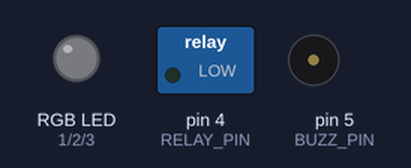
Bench run of a sketch on a simulated Arduino Uno, built with avr-gcc and run on an emulated ATmega328P. Shown: switched loads named in the sketch (green lamp = pin HIGH), an RGB LED mixed from three pins (HIGH = lit), buzzer (waves = sounding).

Above: at 2.5 s.
At 6.5 s:
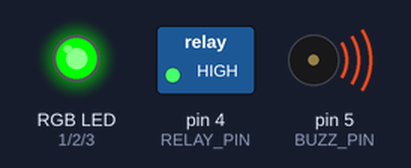
Timing chart, 0 to 10.4 s (numbered marks = the images above):
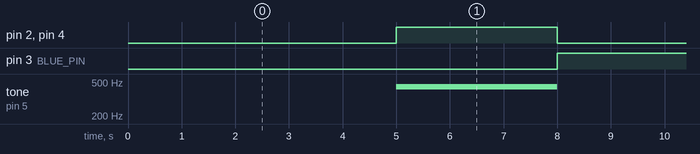

The sketch:

Leds_Locks.ino
```cpp
/**
*
*/

// Constants qui definissent le temps
const int TEMPO_ABERTURA = 3000;  // La porte reste ouverte pendant 3 seconds
const int TEMPO_ESPERA   = 5000;  // Temps d'attente jusqu'au nouveau cycle.

// Definition de variables de couleurs
const int RED  []  = {255, 0, 0}; // Lumière rouge: alertes d'erreur
const int GREEN[]  = {0, 255, 0}; // Lumière verte: porte ouverte, accès franchi
const int BLUE []  = {0, 0, 255}; // Lumière bleue:

// Notes musicales
const int LA4 = 440;

// Pin buzzer
const int BUZZ_PIN  = 5;

// Pins LED RGB
const int RED_PIN   = 1;
const int GREEN_PIN = 2;
const int BLUE_PIN  = 3;

// Pin relay
const int RELAY_PIN = 4;

// Pins sensor RC522


/**
 *
 */
void setup() {
  pinMode(RED_PIN, OUTPUT);
  pinMode(GREEN_PIN, OUTPUT);
  pinMode(BLUE_PIN, OUTPUT);
  pinMode(BUZZ_PIN, OUTPUT);
  pinMode(RELAY_PIN, OUTPUT);
}

/**
 *
 */
void loop() {
  delay(TEMPO_ESPERA);
  open();
  delay(TEMPO_ABERTURA);
  close();
}

/**
 *
 */
void open(){
  tone(BUZZ_PIN, LA4);
  rgbled(GREEN);
  digitalWrite(RELAY_PIN, HIGH);
}

/**
 *
 */
void close(){
  noTone(BUZZ_PIN);
  rgbled(BLUE);
  digitalWrite(RELAY_PIN, LOW);
}

/**
 *
 */
void rgbled(int color[]){
  analogWrite(RED_PIN, color[0]);
  analogWrite(GREEN_PIN, color[1]);
  analogWrite(BLUE_PIN, color[2]);
}
```

Measured:
- by itself, pin 2 (GREEN_PIN), pin 4 (RELAY_PIN): alternates HIGH for 3.0 s and LOW for 5.0 s
- by itself, pin 3 (BLUE_PIN): alternates HIGH for 5.0 s and LOW for 3.0 s
- by itself, tone on pin 5 (BUZZ_PIN): alternates 440 Hz for 3.0 s and silent for 5.0 s
